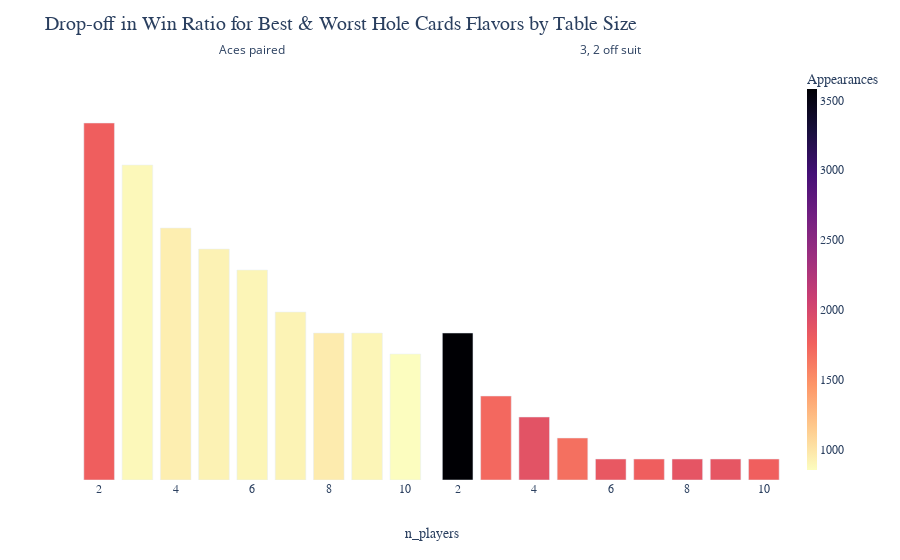

Here is the notebook cell this chart was saved with:
### Code cell
import importlib
import src.plot_data

importlib.reload(src.plot_data)

from src.plot_data import plot_data


plot_data(show_plot=True, n_players_to_plot="All")

### Figure 1 — Plotly figure (JSON) as saved in the notebook; plotly's stock layout.template omitted (floating-point values rounded to 4 significant figures)
{"data": [{"alignmentgroup": "True", "customdata": [[0.8575], [0.7711], [0.6437], [0.5811], [0.5039], [0.4329], [0.3837], [0.3529], [0.3263]], "hovertemplate": "hole cards flavor=Aces paired<br>n_players=%{x}<br>win ratio rounded down to nearest 5%=%{y:.0%}<br>win ratio=%{customdata[0]:.2%}<br>appearances=%{marker.color}<extra></extra>", "legendgroup": "", "marker": {"color": [1782, 887, 943, 919, 903, 917, 959, 901, 855], "coloraxis": "coloraxis", "pattern": {"shape": ""}}, "name": "", "offsetgroup": "", "orientation": "v", "showlegend": false, "textposition": "auto", "type": "bar", "x": [2, 3, 4, 5, 6, 7, 8, 9, 10], "xaxis": "x", "y": [0.85, 0.75, 0.6, 0.55, 0.5, 0.4, 0.35, 0.35, 0.3], "yaxis": "y"}, {"alignmentgroup": "True", "customdata": [[0.3681], [0.2156], [0.1562], [0.1152], [0.0934], [0.0905], [0.0831], [0.0748], [0.0552]], "hovertemplate": "hole cards flavor=3, 2 off suit<br>n_players=%{x}<br>win ratio rounded down to nearest 5%=%{y:.0%}<br>win ratio=%{customdata[0]:.2%}<br>appearances=%{marker.color}<extra></extra>", "legendgroup": "", "marker": {"color": [3581, 1721, 1889, 1676, 1841, 1779, 1865, 1859, 1774], "coloraxis": "coloraxis", "pattern": {"shape": ""}}, "name": "", "offsetgroup": "", "orientation": "v", "showlegend": false, "textposition": "auto", "type": "bar", "x": [2, 3, 4, 5, 6, 7, 8, 9, 10], "xaxis": "x2", "y": [0.35, 0.2, 0.15, 0.1, 0.05, 0.05, 0.05, 0.05, 0.05], "yaxis": "y2"}], "layout": {"annotations": [{"showarrow": false, "text": "Aces paired", "x": 0.245, "xanchor": "center", "xref": "paper", "y": 1, "yanchor": "bottom", "yref": "paper"}, {"showarrow": false, "text": "3, 2 off suit", "x": 0.755, "xanchor": "center", "xref": "paper", "y": 1, "yanchor": "bottom", "yref": "paper"}, {"font": {"family": "sans-serif", "size": 14}, "showarrow": false, "text": "n_players", "x": 0.5, "xref": "paper", "y": -0.15, "yref": "paper"}], "barmode": "relative", "coloraxis": {"colorbar": {"thickness": 10, "tickfont": {"family": "monospace", "size": 12}, "title": {"font": {"family": "sans-serif", "size": 14}, "text": "Appearances"}}, "colorscale": [[0, "#fcfdbf"], [0.1111, "#feca8d"], [0.2222, "#fd9668"], [0.3333, "#f1605d"], [0.4444, "#cd4071"], [0.5556, "#9e2f7f"], [0.6667, "#721f81"], [0.7778, "#440f76"], [0.8889, "#180f3d"], [1, "#000004"]]}, "legend": {"tracegroupgap": 0}, "margin": {"t": 60}, "plot_bgcolor": "white", "title": {"font": {"family": "serif", "size": 20}, "text": "Drop-off in Win Ratio for Best & Worst Hole Cards Flavors by Table Size"}, "xaxis": {"anchor": "y", "domain": [0, 0.49], "showgrid": false, "tickfont": {"family": "monospace", "size": 12}, "title": {"text": ""}}, "xaxis2": {"anchor": "y2", "domain": [0.51, 1], "matches": "x", "showgrid": false, "tickfont": {"family": "monospace", "size": 12}, "title": {"text": ""}}, "yaxis": {"anchor": "x", "domain": [0, 1], "range": [0, 1], "showgrid": false, "showticklabels": false, "title": {"text": ""}}, "yaxis2": {"anchor": "x2", "domain": [0, 1], "matches": "y", "range": [0, 1], "showgrid": false, "showticklabels": false, "title": {"text": ""}}}}
